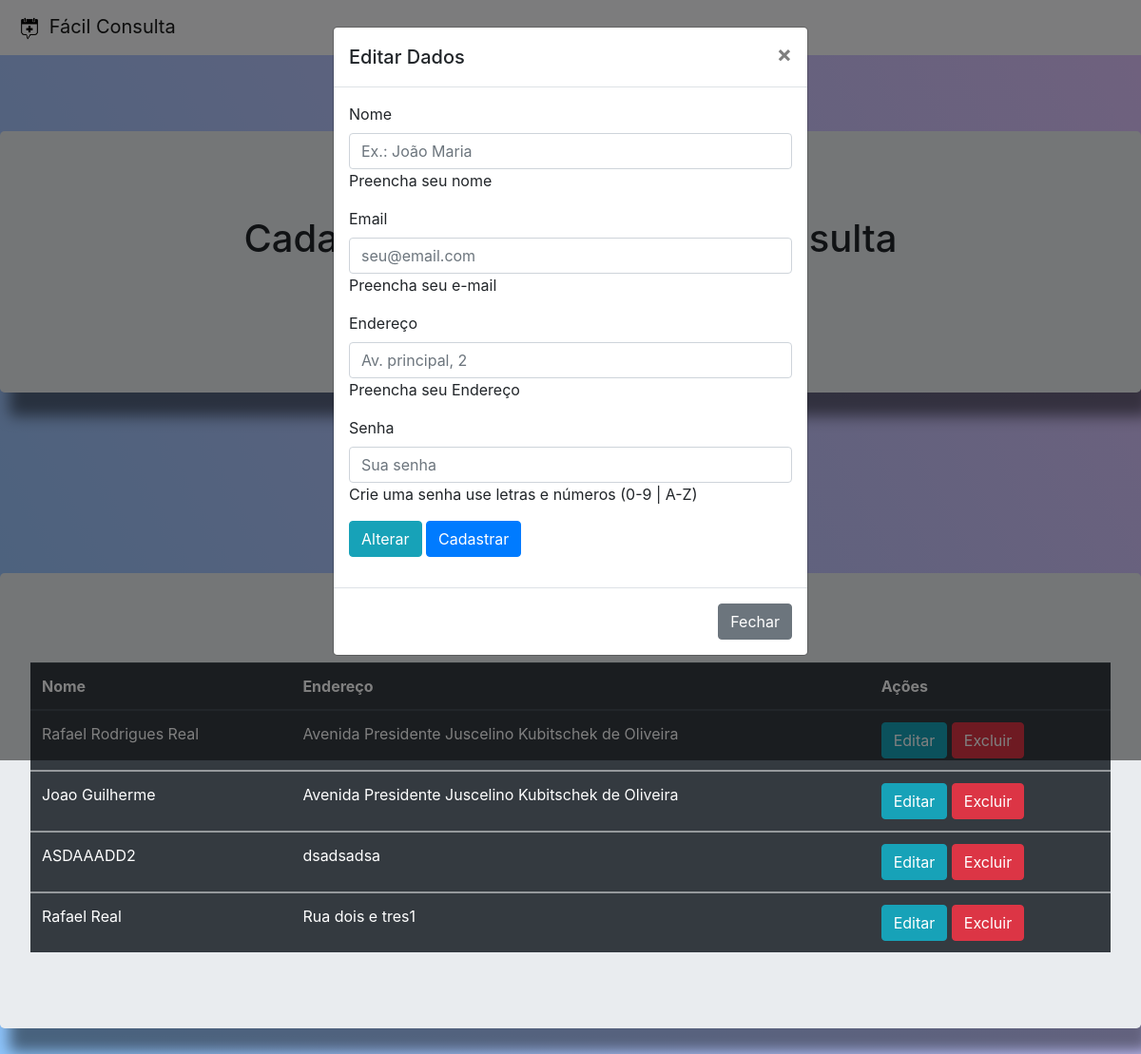
The page / on the database its author committed.
### src/config.php (called while the page is built, shortened)
<?php
        $nome = '';
        $senha = '';
        $email = '';
        $endereco_consultorio = '';
        ?>

### index.php (the view, shortened to what this page needs)
<!DOCTYPE html>
<html lang="en">
<head>
<link rel="stylesheet" media="screen" href="https://stackpath.bootstrapcdn.com/bootstrap/4.4.1/css/bootstrap.min.css"/>
<link rel="stylesheet" media="screen" href="src/model/css/style.css"/>
<head>
</head>
<nav class="navbar navbar-expand-lg navbar-light bg-light">
    <div class="navbar-header">
        <a class="navbar-brand" href="#">
            <img src="src/img/icon.png" width="30" height="30" class="" alt=""/> Fácil Consulta
        </a>
    </div>
</nav>
<?php require_once 'src/config.php'; ?>
<?php
        $mysqli = new mysqli('localhost', 'root', '', 'crud') or die(mysqli_error($mysqli));
            $result = $mysqli->query(" SELECT * FROM `banco-dados` ") or die($mysqli->error);
        ?>
<body class="panel-body">
<div class="jumbotron login">
        	<span class="container text-center align-middle">
        		<h1>
                    Cadastro de Médicos Fácil Consulta
                </h1>
        		<p>Seja bem-vindo a nossa plataforma!</p>
        	</span>
</div>
    <div class="d-flex justify-content-center">
            <div class="row" style="margin-top: 30px">
                <div class="col">
                    <button type="button" class="btn btn-primary btn-lg " data-toggle="modal" data-target="#exampleModal">Criar Cadastro</button>
                </div>
            </div>
    </div>
<div class="modal fade" id="exampleModal" tabindex="-1" role="dialog" aria-labelledby="exampleModalLabel" aria-hidden="false">
    <div class="modal-dialog" role="document">
        <div class="modal-content">
            <div class="modal-header">
                <h5 class="modal-title" id="myModalTitle">Editar Dados</h5>
                <button type="button" class="close" data-dismiss="modal" aria-label="Close">
                    <span aria-hidden="true">&times;</span>
                </button>
            </div>
            <div class="modal-body" id="myModalBody">
                <form action="src/config.php" method="POST" data-toggle="validator" role="form" id="MyForm">
                    <div class="form-group has-feedback">
                        <label for="nome" class="control-label">Nome</label>
                        <div class="input-group">
                            <input type="text"
                                   minlength="6"
                                   class="form-control"
                                   name="nome"
                                   placeholder="Ex.: João Maria"
                                   value="<?php echo $nome ?>"
                                   required/>
                        </div>
                        <div class="help-block with-errors">Preencha seu nome</div>
                    </div>
                    <div class="form-group has-feedback">
                        <label for="email" class="control-label">Email</label>
                        <div class="input-group">
                            <input type="email"
                                   minlength="6"
                                   class="form-control"
                                   name="email"
                                   placeholder="seu@email.com"
                                   value="<?php echo $email ?>"
                                   required/>
                        </div>
                        <div class="help-block with-errors">Preencha seu e-mail</div>
                    </div>
                    <div class="form-group has-feedback">
                        <label for="endereco_consultorio" class="control-label">Endereço</label>
                        <div class="input-group">
                            <input type="text"
                                   minlength="6"
                                   class="form-control"
                                   name="endereco_consultorio"
                                   placeholder="Av. principal, 2"
                                   value="<?php echo $endereco_consultorio ?>"
                                   required/>
                        </div>
                        <div class="help-block with-errors">Preencha seu Endereço</div>
                    </div>
                    <div class="form-group has-feedback">
                        <label for="senha1" class="control-label">Senha</label>
                        <div class="input-group">
                            <input type="password"
                                   minlength="6"
                                   class="form-control"
                                   name="senha"
                                   placeholder="Sua senha"
                                   value="<?php echo $senha ?>"
                                   required/>
                        </div>
                        <div class="help-block with-errors">Crie uma senha use letras e números (0-9 | A-Z)</div>
                    </div>
                    <div class="form-group">
                        <button type="submit" name='update' class="btn btn-info">Alterar</button>
                        <button type="submit" name='save' class="btn btn-primary">Cadastrar</button>
                    </div>
                </form>
            </div>
            <div class="modal-footer">
                <button type="button" class="btn btn-secondary" data-dismiss="modal">Fechar</button>
            </div>
        </div>
    </div>
</div>
            <div class="jumbotron align-middle login">
                <table class="table table-hover table-dark table-style">
                    <thead>
                    <tr>
                        <th scope="col">Nome</th>
                        <th scope="col">Endereço</th>
                        <th scope="col align-middle">Ações</th>
                    </tr>
                    </thead>
                    <?php
                            while ($jumbotron = $result->fetch_assoc()): ?>
                    <tbody>
                    <tr class="align-middle">
                        <td><?php echo $jumbotron['nome']; ?></td>
                        <td><?php echo $jumbotron['endereco_consultorio']; ?></td>
                        <td><a href="?edit=<?php echo $jumbotron['id']; ?>"
                               name="edit"
                               class="btn btn-info btn-panel"
                               id="editar"
                        >Editar</a>
                            <a
                                href="src/config.php?delete=<?php echo $jumbotron['id'];?>"
                                name='delete'
                                class="btn btn-danger">Excluir</a></td>
                    </tr>
                    <?php endwhile; ?>
                </table>
            </div>
</body>
</html>

### src/model/css/style.css (style rules this page uses)
body { background-color: #21D4FD; background-image: linear-gradient(19deg, #21D4FD 0%, #B721FF 100%); }
.panel-body { background-color: #8EC5FC; background-image: linear-gradient(62deg, #8EC5FC 0%, #E0C3FC 100%); }
.login { margin-top: 80px; box-shadow: 10px 25px 15px rgba(0, 0, 0, 0.5); }
.table-style { margin-top: 30px; }

### rows shown on the page
banco-dados: nome "Rafael Rodrigues Real", endereco_consultorio "Avenida Presidente Juscelino Kubitschek de Oliveira"
banco-dados: nome "Joao Guilherme", endereco_consultorio "Avenida Presidente Juscelino Kubitschek de Oliveira"
banco-dados: nome "ASDAAADD2", endereco_consultorio "dsadsadsa"
banco-dados: nome "Rafael Real", endereco_consultorio "Rua dois e tres1"
